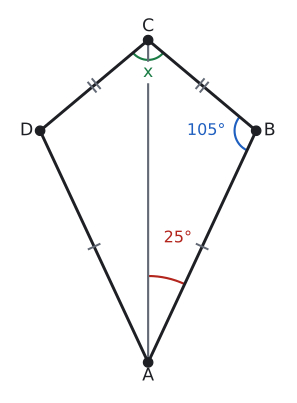

Generate this figure with Python:
import sys; sys.path.insert(0, "tools")
from cizim import *

P = lambda x, y: np.array([float(x), float(y)])
uz = lambda U, V: round(float(np.linalg.norm(U - V)), 4)
def acisi(K, U, V):
    u, v = U - K, V - K
    return round(float(np.degrees(np.arccos(np.dot(u, v) / np.linalg.norm(u) / np.linalg.norm(v)))), 3)
def birim(U, V):
    t = (V - U) / np.linalg.norm(V - U); return t, np.array([-t[1], t[0]])
def cetik(U, V, n=1, renk=SOLUK, f=0.5):
    M = U + f * (V - U); t, m = birim(U, V)
    for i in range(n):
        c = M + (i - (n - 1) / 2) * 0.2 * S * t
        ax.plot(*zip(c - 0.22 * S * m, c + 0.22 * S * m), color=renk, lw=1.5)
def olcu(U, V, metin, d=0.5, renk=YAZI, fs=13, f=0.5, kutu=False):
    """[UV] üzerinde f oranındaki noktaya, U->V yönünün soluna d*S uzağa yazı (d < 0: sağına)."""
    M = U + f * (V - U); _, m = birim(U, V)
    ax.text(*(M + d * S * m), metin, ha="center", va="center", color=renk, fontsize=fs, zorder=7,
            bbox=dict(facecolor="white", edgecolor="none", pad=1.5) if kutu else None)
def dik_isareti(K, U, V, r=0.4):
    a_ = (U - K) / np.linalg.norm(U - K) * r * S; b_ = (V - K) / np.linalg.norm(V - K) * r * S
    ax.plot(*zip(K + a_, K + a_ + b_, K + b_), color=SOLUK, lw=1.3)
def harf(Q, metin, dx, dy, renk=YAZI, fs=13, kutu=False):
    ax.text(Q[0] + dx * S, Q[1] + dy * S, metin, ha="center", va="center", color=renk, fontsize=fs, zorder=7,
            bbox=dict(facecolor="white", edgecolor="none", pad=1.5) if kutu else None)
def cizgi(U, V, renk=YAZI, lw=2.2, ls="-"):
    ax.plot(*zip(U, V), color=renk, lw=lw, ls=ls)
def basla(xmin, xmax, ymin, ymax, en=5.0):
    global fig, ax
    fig, ax = sekil(en, en * (ymax - ymin) / (xmax - xmin))
    ax.set_aspect("equal"); ax.axis("off"); ax.set_xlim(xmin, xmax); ax.set_ylim(ymin, ymax)
def cokgen(noktalar, dolgu=None, kenar=YAZI, lw=2.2):
    if dolgu: ax.add_patch(patches.Polygon(noktalar, closed=True, facecolor=dolgu, edgecolor="none"))
    ax.plot(*zip(*(list(noktalar) + [noktalar[0]])), color=kenar, lw=lw)
    for Q in noktalar: nokta(ax, *Q, "")
def cerceve(noktalar, kenar=1.0):
    xs = [q[0] for q in noktalar]; ys = [q[1] for q in noktalar]
    return min(xs) - kenar * S, max(xs) + kenar * S, min(ys) - kenar * S, max(ys) + kenar * S
def deltoid(ak, ck, kb):
    """K orijinde; A altta, C üstte, D solda, B sağda. |AB| = |AD|, |CB| = |CD|."""
    return P(0, -ak), P(kb, 0), P(0, ck), P(-kb, 0), P(0, 0)
def koseler(A, B, C, D, r=0.5):
    harf(A, "A", 0, -r); harf(B, "B", r, 0); harf(C, "C", 0, r); harf(D, "D", -r, 0)
def alan_hesap(*Q):
    return round(abs(sum(Q[i][0] * Q[(i + 1) % len(Q)][1] - Q[(i + 1) % len(Q)][0] * Q[i][1] for i in range(len(Q)))) / 2, 4)

# Soru 6: m(BAC) = 25°, m(ABC) = 105° → m(BCA) = 50°, m(BCD) = 100°.
kb = 3.0
A, B, C, D, K = deltoid(kb / np.tan(np.radians(25)), kb / np.tan(np.radians(50)), kb)
S = 0.75
print("BAC", acisi(A, B, C), "ABC", acisi(B, A, C), "BCD", acisi(C, B, D), "AB", uz(A, B), "AD", uz(A, D), "CB", uz(C, B), "CD", uz(C, D))
basla(*cerceve([A, B, C, D], 1.2), en=3.8)
cokgen([A, B, C, D]); koseler(A, B, C, D)
cizgi(A, C, SOLUK, 1.6)
cetik(A, B, 1); cetik(A, D, 1); cetik(C, B, 2); cetik(C, D, 2)
aci(ax, A, B, C, r=2.4, renk=KIRMIZI); harf(A, "25°", 1.1, 4.6, KIRMIZI, 12)
aci(ax, B, A, C, r=0.6, renk=MAVI); harf(B, "105°", -1.85, 0.0, MAVI, 12)
aci(ax, C, B, D, r=0.55, renk=YESIL); harf(C, "x", 0, -1.2, YESIL, 13, kutu=True)
kaydet(fig, __file__)
